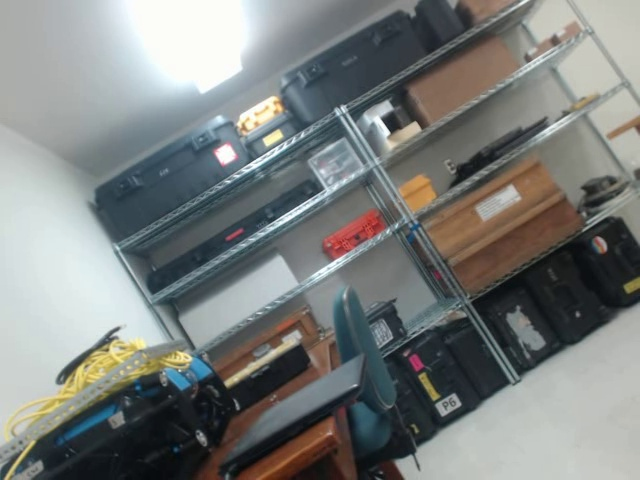
#> input picture logitech_camera/data/frame129.jpg, 640 x 480 px
$ python image_transformation.py
#> lines starting #> are read from the running program, lines starting #| are printed output that depends on the picture
"""Provides Image Manipulation Module

Functions provided in this module alter the input images
to then pass to object detection algorithms
"""
# ================ Built-in Imports ================

from sys import stderr
from math import cos, sin
from typing import Tuple

# ================ Third Party Imports ================

from numpy import ndarray, matmul, array
from cv2 import imread, getRotationMatrix2D, warpAffine, warpPerspective, INTER_LANCZOS4

# ================ Authorship ================

__author__ = "Gregory Sanchez"


def get_transformation_matrix(orientation: dict, img_szie: Tuple[float, float]) -> ndarray:
    """Get Transformation Matrix

    Creates the matrix transformation for the image based
    off the orientation data.
    This was taken from https://stackoverflow.com/a/37279632
    """
    roll = orientation["pitch"]
    pitch = orientation["yaw"]
    yaw = orientation["roll"]
    dx, dy, dz = 0, 0, 1

    cx, cy = img_szie  # principal point that is usually at the image center

    focal_mm = 3.67  # This is specific for a Logitech c920 Camera (TODO: make sure this is correct)
    sensor_width_mm = 4.8  # This is specific for a Logitech c920 Camera

    # focal_mm = 26  # This is specific for a Samsung Galaxy S8 Rear Camera
    # sensor_width_mm = 7.06  # This is specific for a Samsung Galaxy S8 Rear Camera

    f = (focal_mm / sensor_width_mm) * (cx * 2)  # focal length expressed in pixel units

    # Camera Calibration Intrinsics Matrix
    a2 = array([
        [f, 0, cx, 0],
        [0, f, cy, 0],
        [0, 0, 1,  0]
    ], dtype=float)

    # Inverted Camera Calibration Intrinsics Matrix
    a1 = array([
        [1/f,   0,   -cx/f],
        [0,     1/f, -cy/f],
        [0,     0,   0],
        [0,     0,   1]
    ], dtype=float)

    # Rotation matrices around the X, Y, and Z axis
    r_x = array([
        [1,     0,          0,          0],
        [0,     cos(roll),  -sin(roll), 0],
        [0,     sin(roll),  -cos(roll), 0],
        [0,     0,          0,          1]
    ], dtype=float)

    r_y = array([
        [cos(pitch),    0, sin(pitch),  0],
        [0,             1, 0,           0],
        [-sin(pitch),   0, cos(pitch),  0],
        [0,             0, 0,           1]
    ], dtype=float)

    r_z = array([
        [cos(yaw), -sin(yaw), 0, 0],
        [sin(yaw),  cos(yaw), 0, 0],
        [0,         0,        1, 0],
        [0,         0,        0, 1]
    ], dtype=float)

    # Translation matrix
    t = array([
        [1, 0, 0, dx],
        [0, 1, 0, dy],
        [0, 0, 1, dz],
        [0, 0, 0, 1]
    ], dtype=float)

    # Compose rotation matrix with RX, RY, RZ (RZ * RY * RX)
    # r = matmul(matmul(r_z, r_y), r_x)
    r = matmul(matmul(r_z, r_x), r_y)

    # Final transformation matrix (A2 * (T * (R * A1))
    h = matmul(a2, matmul(t, matmul(r, a1)))

    return h


def rotate_image(img_path: str, orientation: dict) -> ndarray:
    """Rotate Image

    @param: img_path (str): path to the image to rotate
    @param: orientation (dict): orientation data of the vessel

    @return: numpy array with the (un)altered image
    """
#> called with img_path = './logitech_camera/data/frame129.jpg'
    img = imread(img_path, 0)
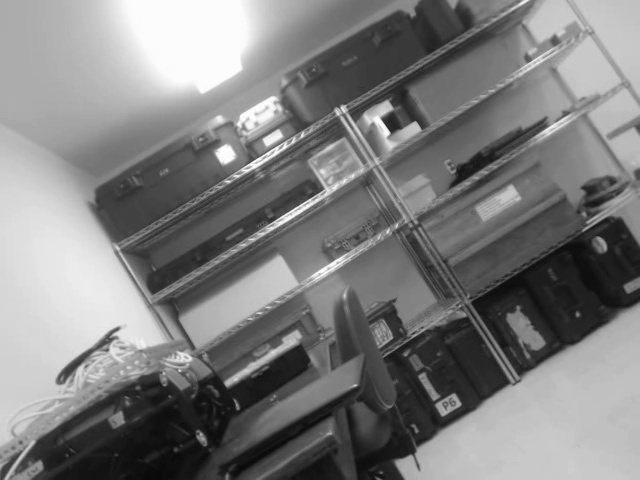
#> img: shape (480, 640); min 7, max 255, mean 126
    cols, rows = img.shape
#> cols = 480; rows = 640

    t = get_transformation_matrix(orientation, (rows/2, cols/2))
    dst = warpPerspective(img, t, (rows, cols), flags=INTER_LANCZOS4)
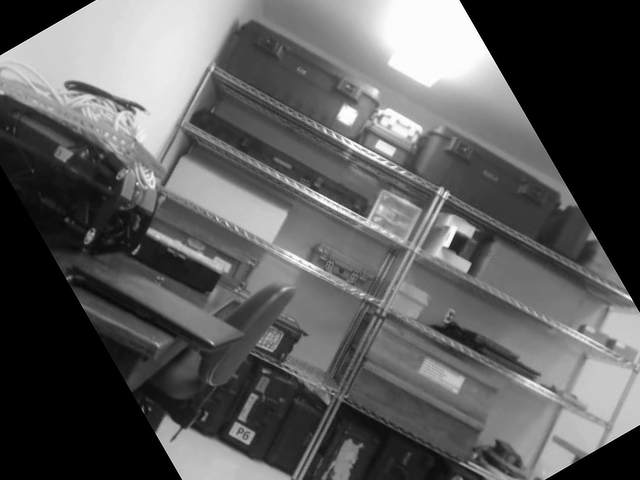
#> dst: shape (480, 640); min 0, max 255, mean 92

    # Basic Transformation of roll.
    # roll = orientation["roll"]
    # rot_matrix = getRotationMatrix2D((cols/2, rows/2), roll, 1)
    # dst = warpAffine(img, rot_matrix, (cols, rows))

    return dst


if __name__ == "__main__":
    from cv2 import imshow, waitKey, destroyAllWindows, imwrite

    test_data = {
        "pitch": 0,
        "yaw": 0,
        "roll": 1.0472,  # 60 degrees
    }

    # test_data = {
    #     "pitch": 0,
    #     "yaw": 0,
    #     "roll": 30
    # }

    # The following image was captured with a Samsung Galaxy S8
    # new_img = rotate_image('./images/img_30_2.jpg', test_data)
    new_img = rotate_image('./logitech_camera/data/frame129.jpg', test_data)

    imwrite("saved_img.jpg", new_img)

    # imshow('img', new_img)
    # waitKey(0)
    # destroyAllWindows()

$ run again, with images/img_30_2.jpg copied over logitech_camera/data/frame129.jpg
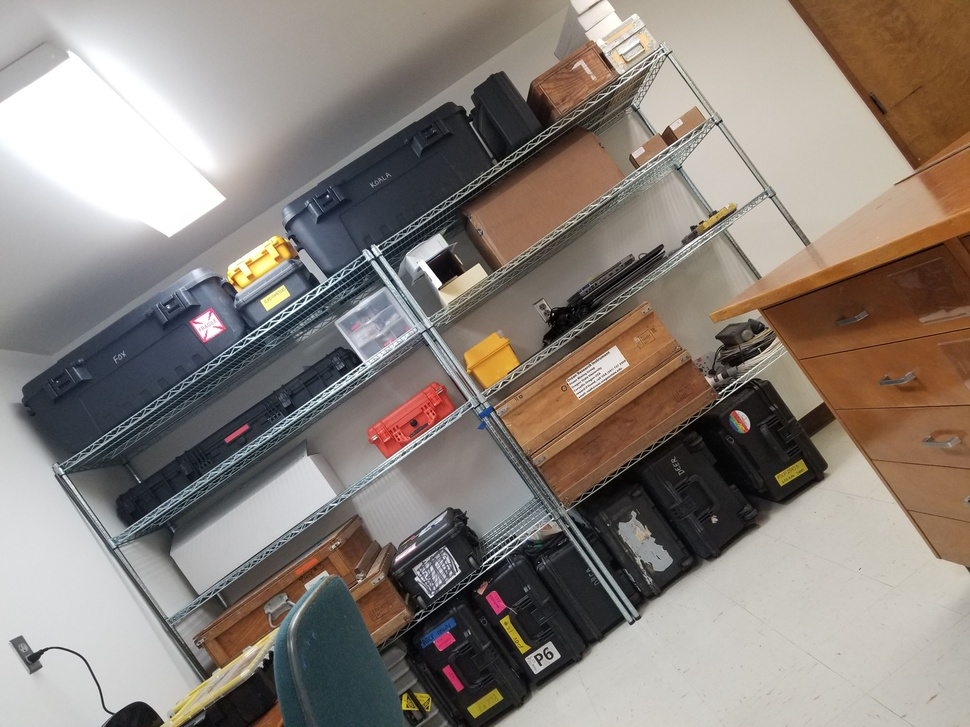
#> input picture images/img_30_2.jpg, 970 x 727 px, shrunk from 4032 x 3024 before the run
#> in rotate_image, `img = imread(img_path, 0)`:
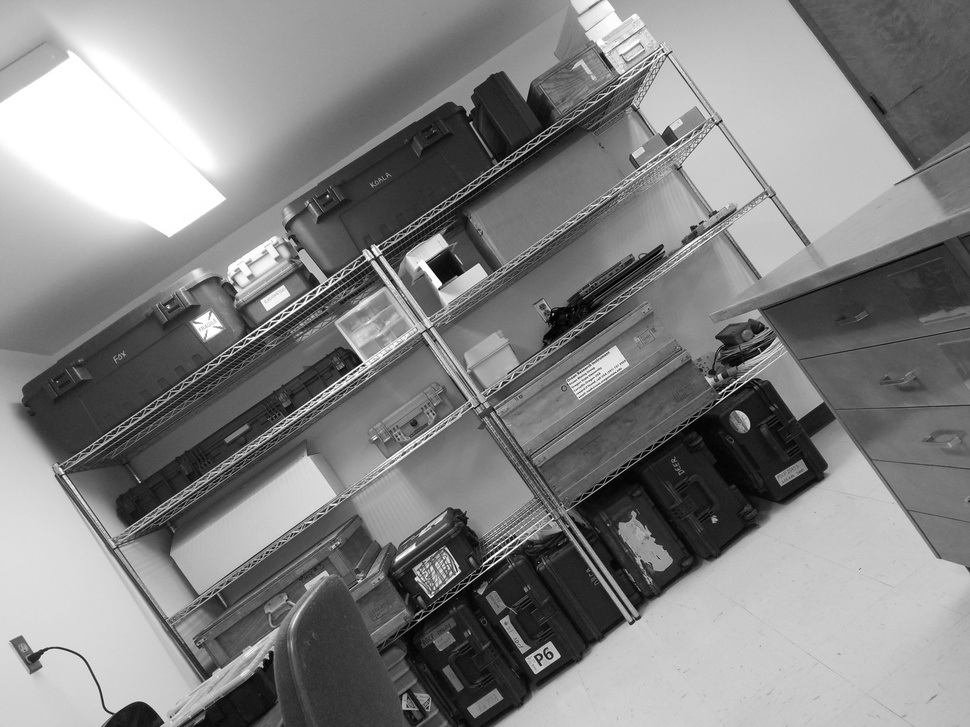
#> img: shape (727, 970); min 0, max 255, mean 131.2
#> in rotate_image, `dst = warpPerspective(img, t, (rows, cols), flags=INTER_LANCZOS4)`:
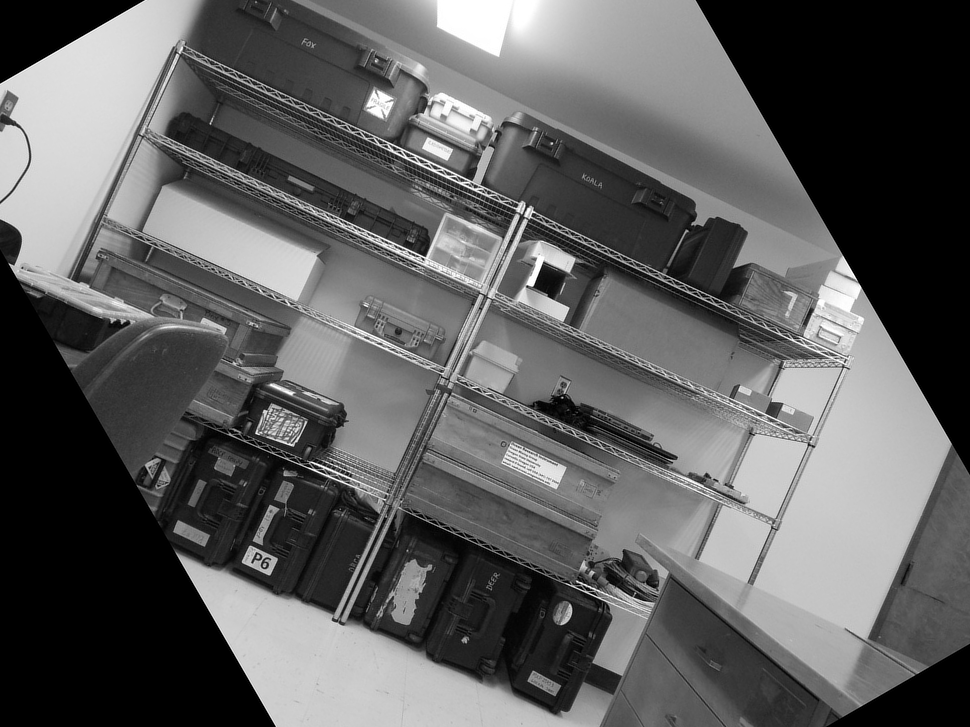
#> dst: shape (727, 970); min 0, max 255, mean 94.5

$ run again, with logitech_camera/data/frame0.jpg copied over logitech_camera/data/frame129.jpg
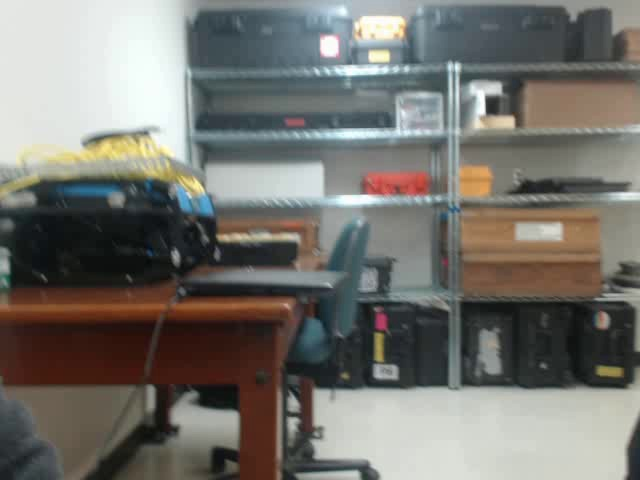
#> input picture logitech_camera/data/frame0.jpg, 640 x 480 px
#> in rotate_image, `img = imread(img_path, 0)`:
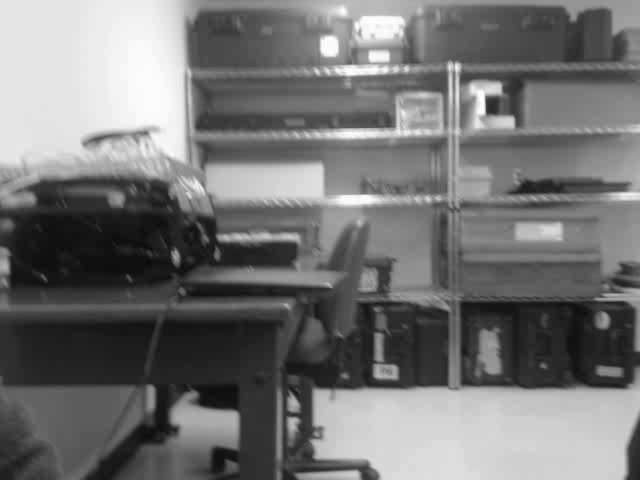
#> img: shape (480, 640); min 7, max 255, mean 115.8
#> in rotate_image, `dst = warpPerspective(img, t, (rows, cols), flags=INTER_LANCZOS4)`:
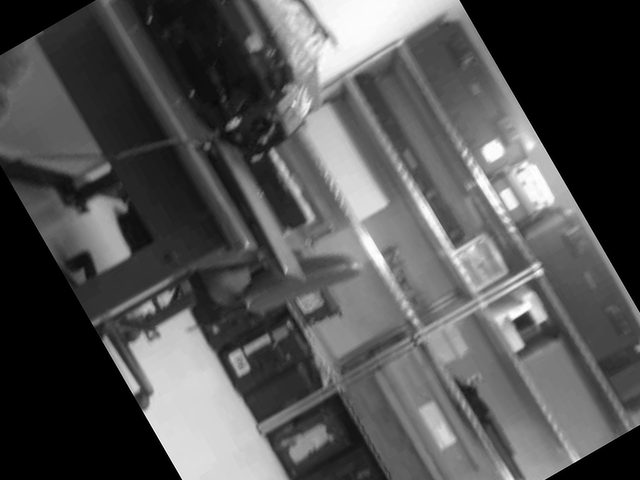
#> dst: shape (480, 640); min 0, max 255, mean 83.3
